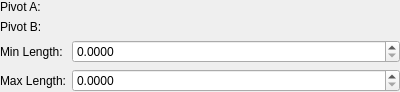
<?xml version="1.0" encoding="UTF-8"?>
<ui version="4.0">
 <class>StiffSpring</class>
 <widget class="QWidget" name="StiffSpring">
  <property name="geometry">
   <rect>
    <x>0</x>
    <y>0</y>
    <width>400</width>
    <height>82</height>
   </rect>
  </property>
  <property name="windowTitle">
   <string>Form</string>
  </property>
  <layout class="QFormLayout" name="formLayout">
   <property name="leftMargin">
    <number>0</number>
   </property>
   <property name="topMargin">
    <number>0</number>
   </property>
   <property name="rightMargin">
    <number>0</number>
   </property>
   <property name="bottomMargin">
    <number>0</number>
   </property>
   <item row="0" column="0">
    <widget class="QLabel" name="label">
     <property name="sizePolicy">
      <sizepolicy hsizetype="Fixed" vsizetype="Preferred">
       <horstretch>0</horstretch>
       <verstretch>0</verstretch>
      </sizepolicy>
     </property>
     <property name="text">
      <string>Pivot A:</string>
     </property>
    </widget>
   </item>
   <item row="0" column="1">
    <widget class="Vec3Setter" name="widgetPivotA" native="true"/>
   </item>
   <item row="1" column="0">
    <widget class="QLabel" name="label_2">
     <property name="sizePolicy">
      <sizepolicy hsizetype="Fixed" vsizetype="Preferred">
       <horstretch>0</horstretch>
       <verstretch>0</verstretch>
      </sizepolicy>
     </property>
     <property name="text">
      <string>Pivot B:</string>
     </property>
    </widget>
   </item>
   <item row="1" column="1">
    <widget class="Vec3Setter" name="widgetPivotB" native="true"/>
   </item>
   <item row="2" column="0">
    <widget class="QLabel" name="label_3">
     <property name="text">
      <string>Min Length:</string>
     </property>
    </widget>
   </item>
   <item row="3" column="0">
    <widget class="QLabel" name="label_4">
     <property name="text">
      <string>Max Length:</string>
     </property>
    </widget>
   </item>
   <item row="2" column="1">
    <widget class="QDoubleSpinBox" name="spinBoxMin">
     <property name="decimals">
      <number>4</number>
     </property>
     <property name="maximum">
      <double>9999.000000000000000</double>
     </property>
    </widget>
   </item>
   <item row="3" column="1">
    <widget class="QDoubleSpinBox" name="spinBoxMax">
     <property name="decimals">
      <number>4</number>
     </property>
     <property name="maximum">
      <double>9999.000000000000000</double>
     </property>
    </widget>
   </item>
  </layout>
 </widget>
 <customwidgets>
  <customwidget>
   <class>Vec3Setter</class>
   <extends>QWidget</extends>
   <header>vec3setter.h</header>
   <container>1</container>
  </customwidget>
 </customwidgets>
 <resources/>
 <connections/>
</ui>
